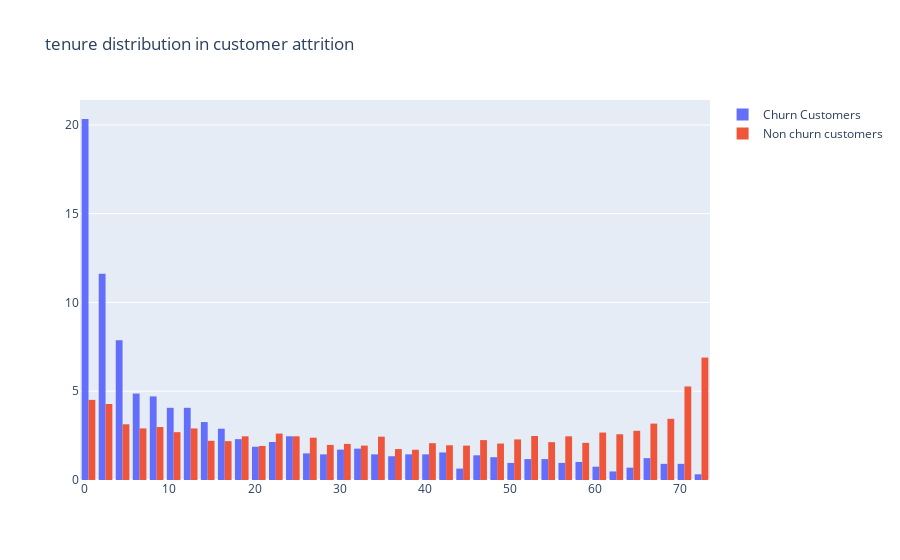
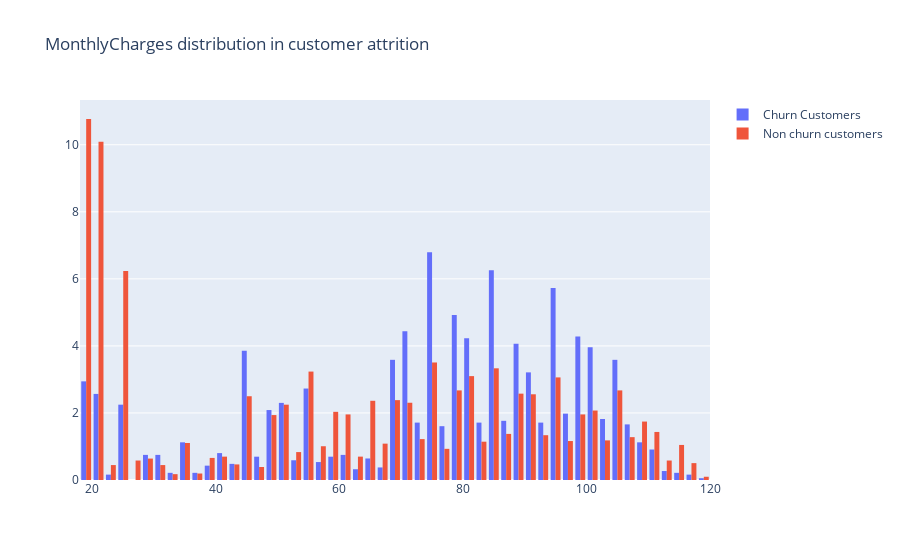
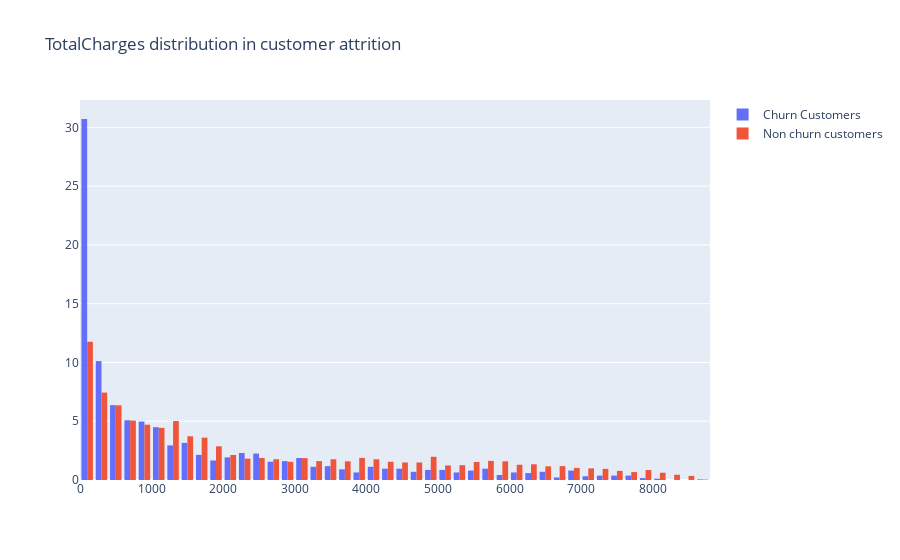

Here is the notebook cell these charts were saved with, in order:
### Code cell
def histogram(column) :
    churn = telco[telco["Churn"] == "Yes"]
    not_churn = telco[telco["Churn"] == "No"]
    
    trace1 = go.Histogram(x  = churn[column],
                          histnorm= "percent",
                          name = "Churn Customers",
                         )
    trace2 = go.Histogram(x  = not_churn[column],
                          histnorm = "percent",
                          name = "Non churn customers",
                         )
    data = [trace1,trace2]
    layout = go.Layout(title = column + " distribution in customer attrition ")
    fig  = go.Figure(data=data,layout=layout)
    py.iplot(fig)
    
for i in acc_info_num :
    histogram(i)

### Figure 1 — Plotly figure (JSON) as saved in the notebook; plotly's stock layout.template omitted (floating-point values rounded to 4 significant figures; data arrays with more than 128 entries replaced by an {"elided": "..."} marker saying what was removed)
{"data": [{"histnorm": "percent", "name": "Churn Customers", "type": "histogram", "x": {"elided": "1869 int values"}}, {"histnorm": "percent", "name": "Non churn customers", "type": "histogram", "x": {"elided": "5163 int values"}}], "layout": {"autosize": true, "title": {"text": "tenure distribution in customer attrition "}, "xaxis": {"autorange": true, "range": [-0.5, 73.5], "type": "linear"}, "yaxis": {"autorange": true, "range": [0, 21.4]}}}

### Figure 2 — Plotly figure (JSON) as saved in the notebook; plotly's stock layout.template omitted (floating-point values rounded to 4 significant figures; data arrays with more than 128 entries replaced by an {"elided": "..."} marker saying what was removed)
{"data": [{"histnorm": "percent", "name": "Churn Customers", "type": "histogram", "x": {"elided": "1869 float values"}}, {"histnorm": "percent", "name": "Non churn customers", "type": "histogram", "x": {"elided": "5163 float values"}}], "layout": {"autosize": true, "title": {"text": "MonthlyCharges distribution in customer attrition "}, "xaxis": {"autorange": true, "range": [18, 120], "type": "linear"}, "yaxis": {"autorange": true, "range": [0, 11.34]}}}

### Figure 3 — Plotly figure (JSON) as saved in the notebook; plotly's stock layout.template omitted (floating-point values rounded to 4 significant figures; data arrays with more than 128 entries replaced by an {"elided": "..."} marker saying what was removed)
{"data": [{"histnorm": "percent", "name": "Churn Customers", "type": "histogram", "x": {"elided": "1869 float values"}}, {"histnorm": "percent", "name": "Non churn customers", "type": "histogram", "x": {"elided": "5163 float values"}}], "layout": {"autosize": true, "title": {"text": "TotalCharges distribution in customer attrition "}, "xaxis": {"autorange": true, "range": [0, 8800], "type": "linear"}, "yaxis": {"autorange": true, "range": [0, 32.33]}}}
